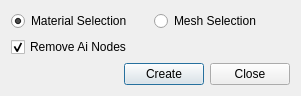
<?xml version="1.0" encoding="UTF-8"?>
<ui version="4.0">
 <class>Dialog</class>
 <widget class="QDialog" name="Dialog">
  <property name="geometry">
   <rect>
    <x>0</x>
    <y>0</y>
    <width>301</width>
    <height>95</height>
   </rect>
  </property>
  <property name="windowTitle">
   <string>AiToVRay</string>
  </property>
  <layout class="QVBoxLayout" name="verticalLayout">
   <item>
    <layout class="QHBoxLayout" name="horizontalLayout">
     <item>
      <widget class="QRadioButton" name="materialButton">
       <property name="toolTip">
        <string>Select mental ray materials to replace with arnold</string>
       </property>
       <property name="text">
        <string>Material Selection</string>
       </property>
       <property name="checked">
        <bool>true</bool>
       </property>
      </widget>
     </item>
     <item>
      <widget class="QRadioButton" name="meshButton">
       <property name="statusTip">
        <string>Select meshes to replace their mental ray with arnold</string>
       </property>
       <property name="text">
        <string>Mesh Selection</string>
       </property>
       <property name="checked">
        <bool>false</bool>
       </property>
      </widget>
     </item>
    </layout>
   </item>
   <item>
    <widget class="QCheckBox" name="removeAiButton">
     <property name="toolTip">
      <string>If checked, the Mi material nodes will be removed from the scene</string>
     </property>
     <property name="text">
      <string>Remove Ai Nodes</string>
     </property>
     <property name="checked">
      <bool>true</bool>
     </property>
    </widget>
   </item>
   <item>
    <layout class="QHBoxLayout" name="horizontalLayout_3">
     <item>
      <spacer name="horizontalSpacer">
       <property name="orientation">
        <enum>Qt::Horizontal</enum>
       </property>
       <property name="sizeHint" stdset="0">
        <size>
         <width>40</width>
         <height>20</height>
        </size>
       </property>
      </spacer>
     </item>
     <item>
      <widget class="QPushButton" name="createButton">
       <property name="text">
        <string>Create</string>
       </property>
       <property name="autoDefault">
        <bool>false</bool>
       </property>
       <property name="default">
        <bool>true</bool>
       </property>
      </widget>
     </item>
     <item>
      <widget class="QPushButton" name="closeButton">
       <property name="minimumSize">
        <size>
         <width>75</width>
         <height>0</height>
        </size>
       </property>
       <property name="text">
        <string>Close</string>
       </property>
       <property name="autoDefault">
        <bool>false</bool>
       </property>
      </widget>
     </item>
    </layout>
   </item>
  </layout>
 </widget>
 <resources/>
 <connections/>
</ui>
